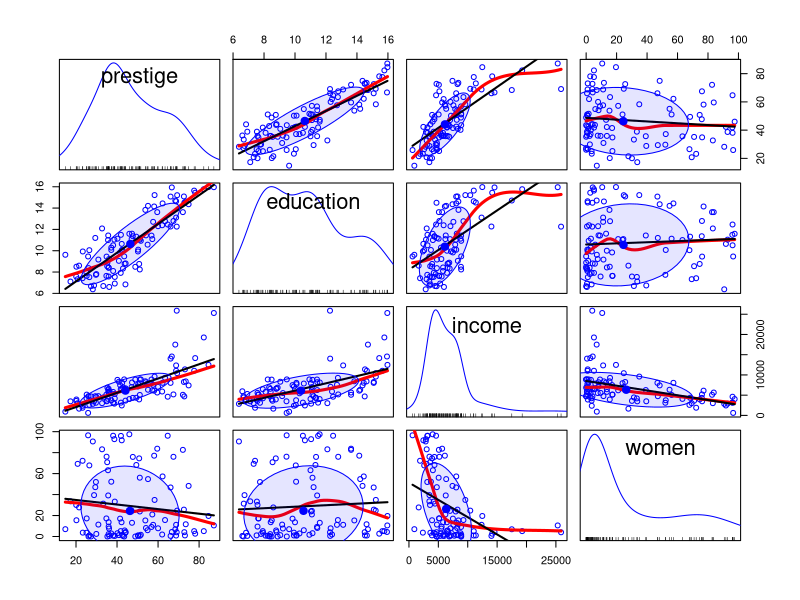
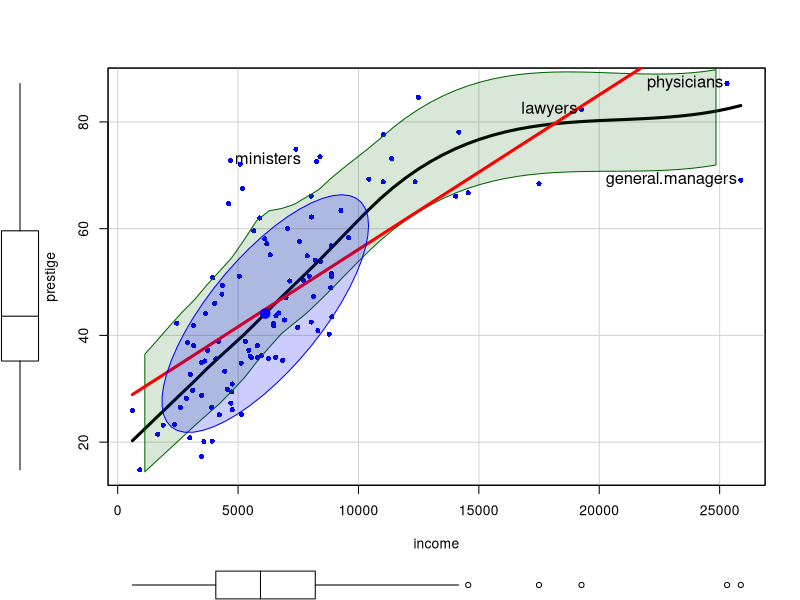
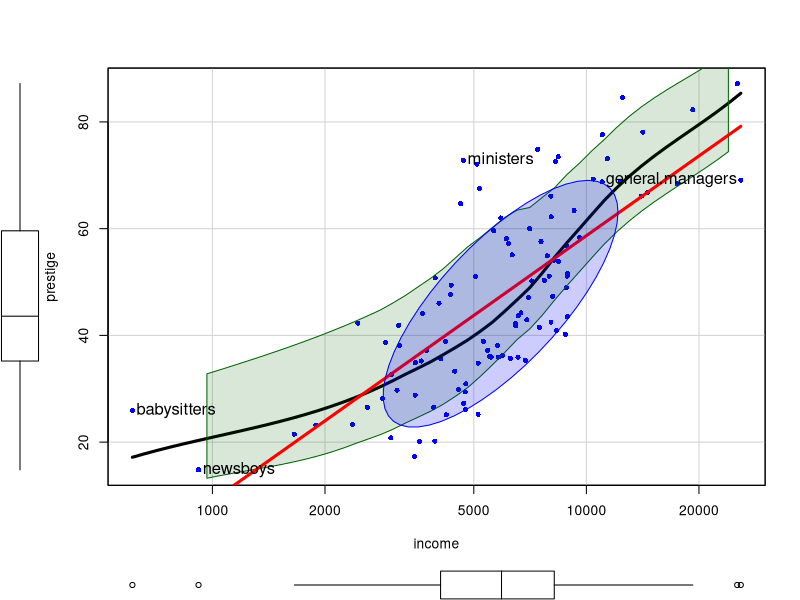
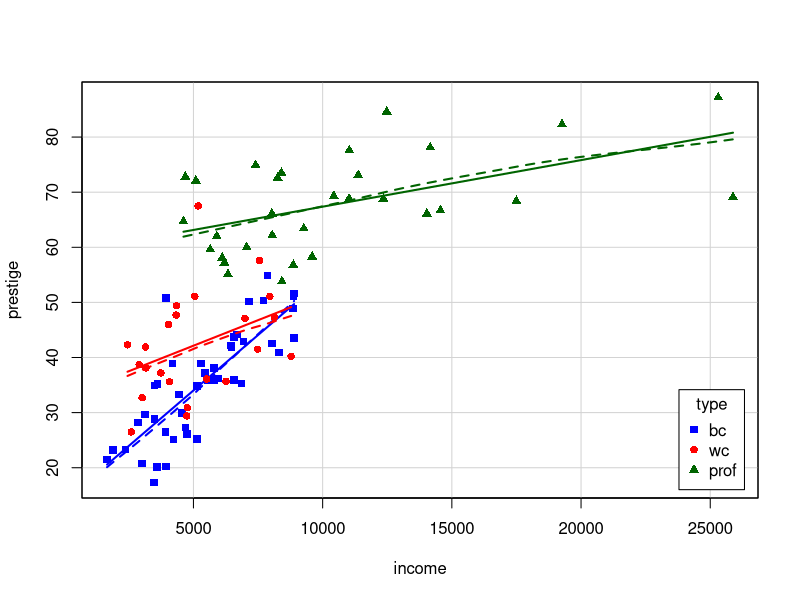
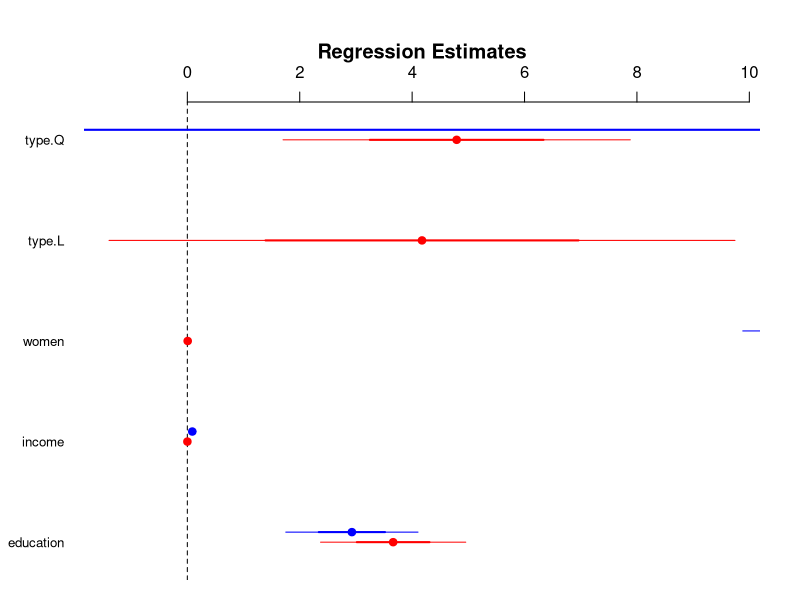
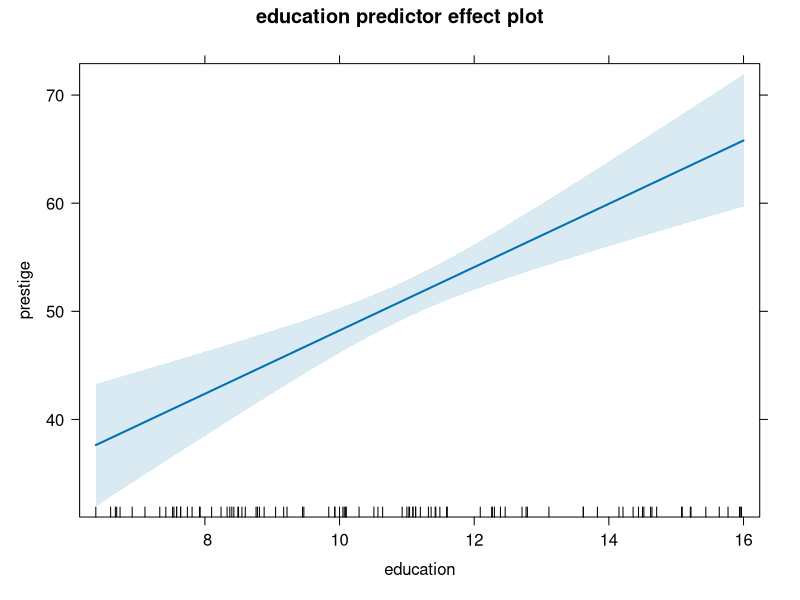
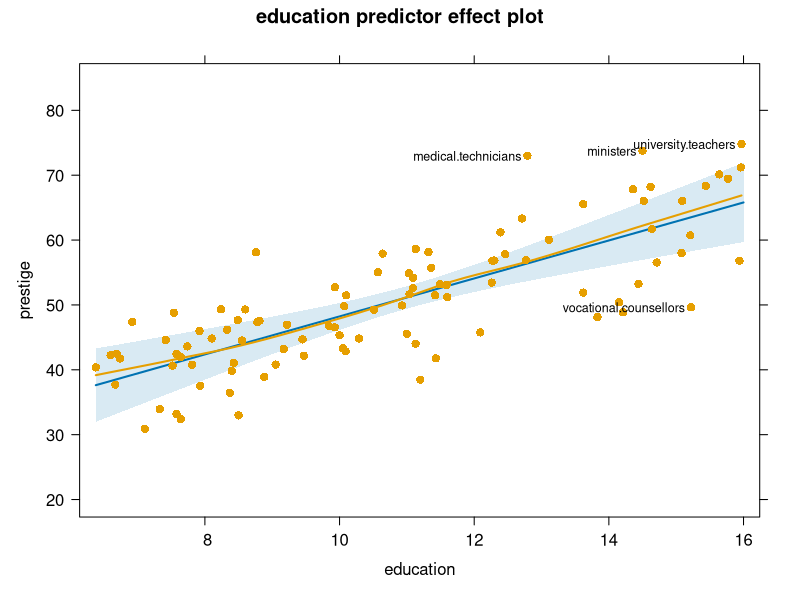
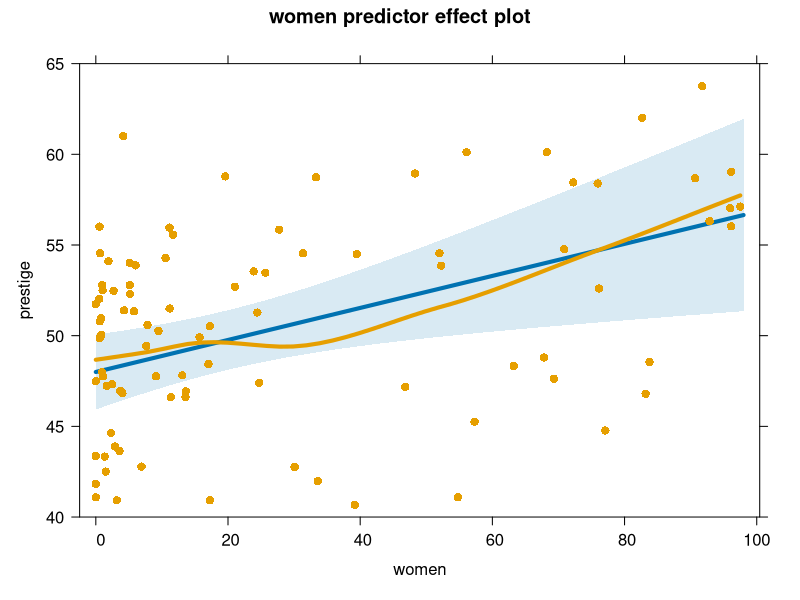

Write R code to recreate these figures, in order.
#' ---
#' title: "Linear models example: Occupational Prestige data"
#' author: "Michael Friendly"
#' date: "15 Nov 2021"
#' output:
#'   html_document:
#'     theme: readable
#'     code_download: true
#' ---

#+ echo=FALSE
knitr::opts_chunk$set(warning=FALSE, message=FALSE, R.options=list(digits=4))

#' ## Load packages & Prestige data
#' 
#' The `car` and `effects` packages are the main workhorses here.

library("car")
library("effects")  # effect plots
library("arm")      # coefplots
data(Prestige, package="carData")

#' ## Reorder levels of `type` factor
#' 
#' Here it is useful to recognize that "bc" < "wc" < "prof". Do so by making `Prestige$type` an ordered factor.
#' Note that the occupation names are the `row.names` in the data.frame, not a separate variable.

Prestige$type <- ordered(Prestige$type, levels=c("bc", "wc", "prof")) # reorder levels
some(Prestige, 6)



#' ## scatterplotMatrix
#' 
#' Let's get a visual overview of the data in a scatterplot matrix. I use options to specify a
#' linear regression line (`regLine=`), a loess smoothed curve (`smooth=`) and 
#' a 68% (~ $\bar{y} \pm 1 sd$) data ellipse (`ellipse=`) in each panel.

#+ fig.width=7, fig.height=7
scatterplotMatrix(~ prestige + education + income + women ,
                  data=Prestige,
                  regLine = list(method=lm, lty=1, lwd=2, col="black"),
                  smooth=list(smoother=loessLine, spread=FALSE,
                              lty.smooth=1, lwd.smooth=3, col.smooth="red"),
                  ellipse=list(levels=0.68, fill.alpha=0.1))


#' ## Fancy scatterplots

#' `car::scatterplot` has many options to add informative annotations, label unusual points, etc.
#' This plot shows clearly that income is positively skewed and the relation with `prestige` is non-linear.
#' The `id =` argument allows to identify unusual observations with their labels

scatterplot(prestige ~ income, data=Prestige,
            pch = 16,
            regLine = list(col = "red", lwd=3),
            smooth = list(smoother=loessLine,
                          lty.smooth = 1, col.smooth = "black", lwd.smooth=3,
                          col.var = "darkgreen"),
            ellipse = list(levels = 0.68),
            id = list(n=4, col="black", cex=1.2))

#' ### What would log(income) look like?
#' 
#' Rather than actually transforming `income`, the argument `log = "x"` says to 
#' plot `income` on a log scale
scatterplot(prestige ~ income, data=Prestige, 
            log = "x",
            pch = 16,
            regLine = list(col = "red", lwd=3),
            smooth = list(smoother=loessLine,
                          lty.smooth = 1, col.smooth = "black", lwd.smooth=3,
                          col.var = "darkgreen"),
            ellipse = list(levels = 0.68), 
            id = list(n=4, col="black", cex=1.2))


#' ### Stratify by type
#' 
#' The formula notation `~ income | type` says to do plot annotations conditional on occupation type.
#' Oh, now that has a very different interpretation!
scatterplot(prestige ~ income | type, data=Prestige,
            col = c("blue", "red", "darkgreen"),
            pch = 15:17,
            legend = list(coords="bottomright"),
            smooth=list(smoother=loessLine, 
                        var=FALSE, span=1, lwd=4))



#' ## Fit the basic all-main-effects model
data(Prestige)
mod0 <- lm(prestige ~ education + income + women + type,
           data=Prestige)
summary(mod0)


#' ## Add more complex terms
#' 
#' Here we model income as `log(income)``
#' and allow an interaction
#' with occupation `type`.
mod1 <- lm(prestige ~ education + women +
                     log(income)*type, data=Prestige)
summary(mod1)

#' ## Plot coefficients
#' 
#' Plots of coefficients with CI often more informative that tables of coefficients. 
#' These intervals are shown for $\pm 1, \pm 2$ standard errors.
#' 
#' However,
#' this plots the _raw coefficients_, which are on different scales, so the small coefficients
#' for `income` do not appear to be significant.  It would be better if there was an option
#' to plot standardized ($\beta$) coefficients.
arm::coefplot(mod0, col.pts="red", cex.pts=1.5)
arm::coefplot(mod1, add=TRUE, col.pts="blue", cex.pts=1.5)

#' ## Compare model fits
#' 
#' This `anova` call tests whether `mod1` is a significant improvement over the baseline `mod0`
anova(mod0, mod1)

#' ## Effect plots
             
#' Effect of `education` averaged over others
mod1.e1 <- predictorEffect("education", mod1)
plot(mod1.e1)

#' Effect of `education`, but showing partial residuals. In some cases, this will help spot influential cases
#' in the partial relation of a predictor to the response.

mod1.e1a <- predictorEffect("education", mod1, residuals=TRUE)
plot(mod1.e1a, 
     residuals.pch=16, id=list(n=4, col="black"))

#' Effect of `women` averaged over others. The blue curve shows the fitted quadratic relation in the model.
#' The red curve shows a non-parametric smoooth.

mod1.e2 <- predictorEffect("women", mod1, residuals=TRUE)
plot(mod1.e2, ylim=c(40, 65), lwd=4,
     residuals.pch=16)


#' Effect of `income` (by `type`) averaged over others

plot(predictorEffect("income", mod1),
     lines=list(multiline=TRUE, lwd=3),
     key.args = list(x=.7, y=.35),
    )


#' ## Diagnostic plots
#' 
#' In base graphics, `plot()` for an `lm` object gives the "regression quartet" of diagnostic plots.

#+ fig.width=7, fig.height=7
op <- par(mfrow=c(2,2))
plot(mod1, lwd=2, cex.lab=1.4)



#' ## better QQ plots from `car::qqPlot`

#' Overall plot of residuals for `mod1`
#' 
qqPlot(mod1, pch=16)

#' QQ plots for individual variables and/or subsets
#' 
qqPlot(~ income, data=Prestige, subset = type == "prof")
qqPlot(income ~ type, data=Prestige, layout=c(1, 3))


#' ## influence plot
#'
#+ fig.height=6, fig.width=7
car::influencePlot(mod1, id=list(n=2, cex=1.2), cex.lab=1.4)
